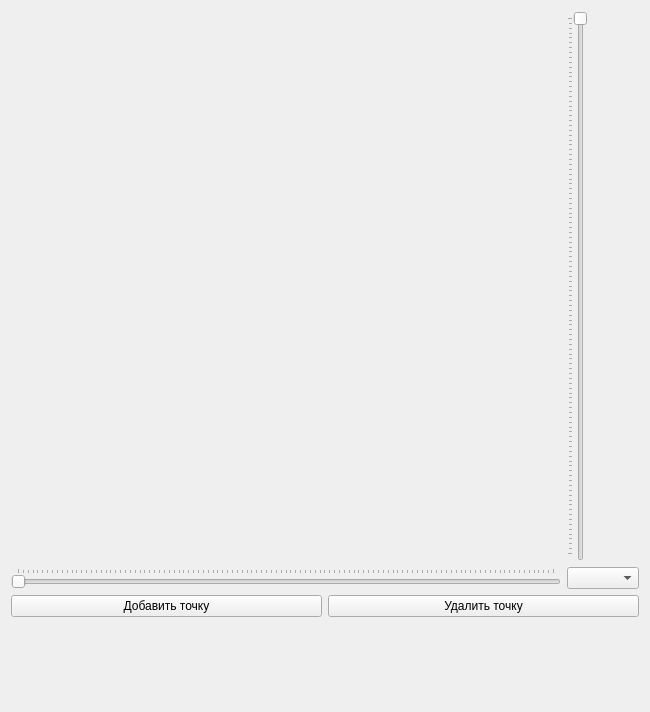
<?xml version="1.0" encoding="UTF-8"?>
<ui version="4.0">
 <class>Form</class>
 <widget class="QWidget" name="Form">
  <property name="geometry">
   <rect>
    <x>0</x>
    <y>0</y>
    <width>648</width>
    <height>712</height>
   </rect>
  </property>
  <property name="windowTitle">
   <string>Form</string>
  </property>
  <layout class="QVBoxLayout" name="verticalLayout">
   <item>
    <layout class="QGridLayout" name="gridLayout">
     <property name="spacing">
      <number>6</number>
     </property>
     <item row="1" column="0">
      <widget class="QSlider" name="horizontalSlider">
       <property name="maximum">
        <number>550</number>
       </property>
       <property name="orientation">
        <enum>Qt::Horizontal</enum>
       </property>
       <property name="tickPosition">
        <enum>QSlider::TicksAbove</enum>
       </property>
       <property name="tickInterval">
        <number>5</number>
       </property>
      </widget>
     </item>
     <item row="1" column="1">
      <widget class="QComboBox" name="comboBox"/>
     </item>
     <item row="0" column="1">
      <widget class="QSlider" name="verticalSlider">
       <property name="layoutDirection">
        <enum>Qt::LeftToRight</enum>
       </property>
       <property name="maximum">
        <number>550</number>
       </property>
       <property name="orientation">
        <enum>Qt::Vertical</enum>
       </property>
       <property name="invertedAppearance">
        <bool>true</bool>
       </property>
       <property name="invertedControls">
        <bool>false</bool>
       </property>
       <property name="tickPosition">
        <enum>QSlider::TicksAbove</enum>
       </property>
       <property name="tickInterval">
        <number>5</number>
       </property>
      </widget>
     </item>
     <item row="0" column="0">
      <widget class="QWidget" name="drawArea" native="true">
       <property name="minimumSize">
        <size>
         <width>550</width>
         <height>550</height>
        </size>
       </property>
      </widget>
     </item>
    </layout>
   </item>
   <item>
    <layout class="QHBoxLayout" name="horizontalLayout">
     <item>
      <widget class="QPushButton" name="addPointButton">
       <property name="text">
        <string>Добавить точку</string>
       </property>
      </widget>
     </item>
     <item>
      <widget class="QPushButton" name="removePointButton">
       <property name="text">
        <string>Удалить точку</string>
       </property>
      </widget>
     </item>
    </layout>
   </item>
   <item>
    <spacer name="verticalSpacer">
     <property name="orientation">
      <enum>Qt::Vertical</enum>
     </property>
     <property name="sizeHint" stdset="0">
      <size>
       <width>20</width>
       <height>40</height>
      </size>
     </property>
    </spacer>
   </item>
  </layout>
 </widget>
 <resources/>
 <connections/>
</ui>
